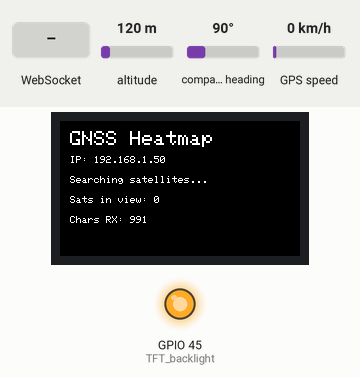
Simulated run of this sketch. Board: ESP32. Shown: 240×135 colour display, output pins drawn as LEDs (lit = HIGH). The test bench sets the inputs (shaded band); at power-on: altitude 120 m, compass heading 90°, GPS speed 0 km/h. WiFi joins after 1.5 s; servers stay silent unless stated; the GPS gets a fix after 3 s at 37.7749, -122.4194 with 8 satellites; what the sketch prints to the serial monitor is not drawn.

Above: at 1.8 s.
At 2.9 s:
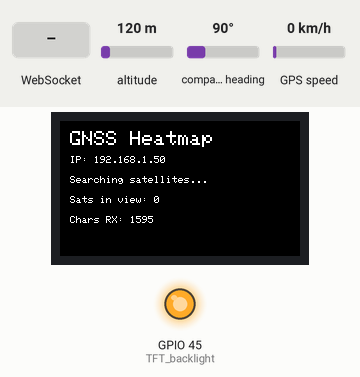
3.0 s: WebSocket text "1" received
At 4.3 s:
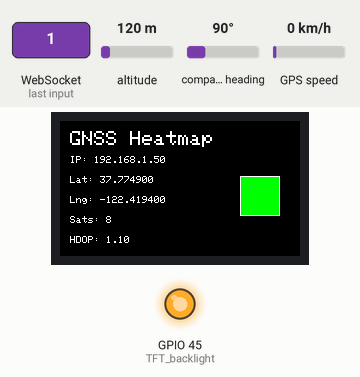
Timing chart, 0 to 6.0 s (numbered marks = the images above; inputs shaded):
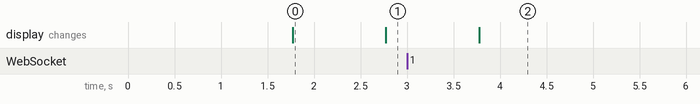

Measured:
- what the display in image 0 shows lasts 1.0 s, from 1.8 s to 2.8 s

The sketch:

BIP26_GNSS_Heatmap.ino
```cpp
#include <Arduino.h>
#include <Wire.h>
#include <SPI.h>
#include <Adafruit_GFX.h>
#include <Adafruit_ST7789.h>
#include <TinyGPSPlus.h>
#include <WiFi.h>
#include <WebSocketsServer.h>

// ---------------------------------------------------------
// WIFI SETTINGS - CHANGE THESE TO YOUR PHONE'S HOTSPOT!
// ---------------------------------------------------------
const char* ssid = "iPhone14";
const char* password = "12345678";

// TFT Display Pins
#define TFT_CS         7
#define TFT_DC        39
#define TFT_RST       40
#define TFT_backlight 45

// SPI Bus
#define SPI_SCK       36
#define SPI_MISO      37
#define SPI_MOSI      35

// I2C Bus
#define I2C_SDA       42
#define I2C_SCL       41

// GPS UART
#define GPS_RX        17
#define GPS_TX        18
#define GPS_BAUD      115200

Adafruit_ST7789 tft = Adafruit_ST7789(TFT_CS, TFT_DC, TFT_RST);
TinyGPSPlus gps;

// WebSocket server on port 81
WebSocketsServer webSocket = WebSocketsServer(81);

unsigned long lastUpdate = 0;
const unsigned long UPDATE_INTERVAL = 1000; // Update every second

void webSocketEvent(uint8_t num, WStype_t type, uint8_t * payload, size_t length) {
    switch(type) {
        case WStype_DISCONNECTED:
            Serial.printf("[%u] Disconnected!\n", num);
            break;
        case WStype_CONNECTED:
            {
                IPAddress ip = webSocket.remoteIP(num);
                Serial.printf("[%u] Connected from %d.%d.%d.%d url: %s\n", num, ip[0], ip[1], ip[2], ip[3], payload);
                // Send a welcome message
                webSocket.sendTXT(num, "{\"status\":\"connected\"}");
            }
            break;
        case WStype_TEXT:
        case WStype_BIN:
        case WStype_ERROR:
        case WStype_FRAGMENT_TEXT_START:
        case WStype_FRAGMENT_BIN_START:
        case WStype_FRAGMENT:
        case WStype_FRAGMENT_FIN:
            break;
    }
}

void setup() {
  Serial.begin(115200); // Debug info
  Serial1.begin(GPS_BAUD, SERIAL_8N1, GPS_RX, GPS_TX); // GPS Module

  // CRITICAL INITIALISATION SEQUENCE FOR DISPLAY
  SPI.begin(SPI_SCK, SPI_MISO, SPI_MOSI, TFT_CS);
  Wire.begin(I2C_SDA, I2C_SCL);
  pinMode(TFT_backlight, OUTPUT);
  digitalWrite(TFT_backlight, HIGH);

  tft.init(135, 240);
  tft.setRotation(3);
  tft.fillScreen(ST77XX_BLACK);

  tft.setTextColor(ST77XX_WHITE, ST77XX_BLACK);
  tft.setTextSize(2);
  tft.setCursor(10, 10);
  tft.println("GNSS Heatmap");
  tft.setTextSize(1);
  tft.setCursor(10, 40);
  tft.println("Connecting to Wi-Fi...");
  tft.setCursor(10, 60);
  tft.println(ssid);

  // Connect to Wi-Fi
  WiFi.begin(ssid, password);
  while (WiFi.status() != WL_CONNECTED) {
    delay(500);
    Serial.print(".");
  }

  // Start WebSocket Server
  webSocket.begin();
  webSocket.onEvent(webSocketEvent);

  // Display IP Address
  tft.fillScreen(ST77XX_BLACK);
  tft.setTextSize(2);
  tft.setCursor(10, 10);
  tft.println("GNSS Heatmap");
  tft.setTextSize(1);
  tft.setCursor(10, 35);
  tft.print("IP: ");
  tft.println(WiFi.localIP());
  tft.setCursor(10, 55);
  tft.println("Waiting for GPS...");
}

void loop() {
  // Handle WebSocket clients
  webSocket.loop();

  // Feed incoming data to TinyGPSPlus
  while (Serial1.available() > 0) {
    gps.encode(Serial1.read());
  }

  // Update TFT and output JSON once per second
  if (millis() - lastUpdate > UPDATE_INTERVAL) {
    lastUpdate = millis();

    if (gps.location.isValid() && gps.hdop.isValid()) {
      double lat = gps.location.lat();
      double lng = gps.location.lng();
      double hdop = gps.hdop.hdop();
      int sats = gps.satellites.value();

      // Determine signal quality color
      uint16_t color = ST77XX_RED; // Weak
      if (hdop < 1.5) {
        color = ST77XX_GREEN; // Strong
      } else if (hdop <= 2.5) {
        color = ST77XX_ORANGE; // Moderate
      }

      // Update TFT UI
      tft.fillRect(0, 55, 240, 80, ST77XX_BLACK); // Clear data area
      tft.setCursor(10, 55);
      tft.print("Lat: "); tft.println(lat, 6);
      tft.setCursor(10, 75);
      tft.print("Lng: "); tft.println(lng, 6);
      tft.setCursor(10, 95);
      tft.print("Sats: "); tft.println(sats);
      tft.setCursor(10, 115);
      tft.print("HDOP: "); tft.println(hdop, 2);

      // Draw color indicator box
      tft.fillRect(180, 55, 40, 40, color);
      tft.drawRect(180, 55, 40, 40, ST77XX_WHITE);

      // Create JSON string
      char jsonBuf[128];
      snprintf(jsonBuf, sizeof(jsonBuf), "{\"lat\":%.6f,\"lng\":%.6f,\"hdop\":%.2f,\"sats\":%d}", lat, lng, hdop, sats);

      // Broadcast to all connected WebSocket clients
      webSocket.broadcastTXT(jsonBuf);

    } else {
      // Still waiting for valid fix
      tft.fillRect(0, 55, 240, 80, ST77XX_BLACK);
      tft.setCursor(10, 55);
      tft.println("Searching satellites...");
      tft.setCursor(10, 75);
      tft.print("Sats in view: "); tft.println(gps.satellites.value());
      tft.setCursor(10, 95);
      tft.print("Chars RX: "); tft.println(gps.charsProcessed());
    }
  }
}
```
